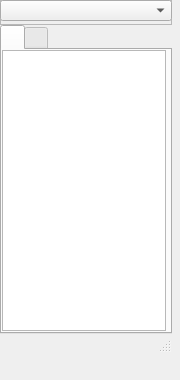
<?xml version="1.0" encoding="UTF-8"?>
<ui version="4.0">
  <class>ObjectInspectorF</class>
  <widget class="QWidget" name="ObjectInspectorF">
    <property name="geometry">
      <rect>
        <x>0</x>
        <y>0</y>
        <width>180</width>
        <height>380</height>
      </rect>
    </property>
    <property name="windowTitle">
      <string>Object Inspector</string>
    </property>
    <property name="font">
      <font>
        <family>MS Sans Serif</family>
        <pointsize>8</pointsize>
      </font>
    </property>
    <!-- vcl-BorderStyle: bsSizeToolWin → set windowFlags Qt::Tool in constructor -->
    <widget class="QFrame" name="OIPanel">
      <property name="geometry">
        <rect>
          <x>0</x>
          <y>0</y>
          <width>172</width>
          <height>25</height>
        </rect>
      </property>
      <property name="frameShape">
        <enum>QFrame::StyledPanel</enum>
      </property>
      <!-- vcl-align: alTop → arrange in a Qt layout manager -->
      <widget class="QComboBox" name="OIComboBox">
        <property name="geometry">
          <rect>
            <x>0</x>
            <y>0</y>
            <width>172</width>
            <height>21</height>
          </rect>
        </property>
      </widget>
    </widget>
    <widget class="QStatusBar" name="OIStatusBar">
      <property name="geometry">
        <rect>
          <x>0</x>
          <y>334</y>
          <width>172</width>
          <height>19</height>
        </rect>
      </property>
    </widget>
    <widget class="QTabWidget" name="OIPageControl">
      <property name="geometry">
        <rect>
          <x>0</x>
          <y>25</y>
          <width>172</width>
          <height>309</height>
        </rect>
      </property>
      <!-- vcl-align: alClient → arrange in a Qt layout manager -->
      <widget class="QWidget" name="OIProperties">
        <property name="geometry">
          <rect>
            <x>0</x>
            <y>0</y>
            <width>1</width>
            <height>1</height>
          </rect>
        </property>
        <property name="windowTitle">
          <string>Properties</string>
        </property>
        <widget class="QTableWidget" name="PropertyValueListEditor">
          <property name="geometry">
            <rect>
              <x>0</x>
              <y>0</y>
              <width>164</width>
              <height>281</height>
            </rect>
          </property>
          <!-- vcl-align: alClient → arrange in a Qt layout manager -->
        </widget>
      </widget>
      <widget class="QWidget" name="OIMethods">
        <property name="geometry">
          <rect>
            <x>0</x>
            <y>0</y>
            <width>1</width>
            <height>1</height>
          </rect>
        </property>
        <property name="windowTitle">
          <string>Events</string>
        </property>
        <widget class="QTableWidget" name="MethodValueListEditor">
          <property name="geometry">
            <rect>
              <x>0</x>
              <y>0</y>
              <width>176</width>
              <height>281</height>
            </rect>
          </property>
          <!-- vcl-align: alClient → arrange in a Qt layout manager -->
        </widget>
      </widget>
    </widget>
  </widget>
  <resources/>
  <connections/>
</ui>
